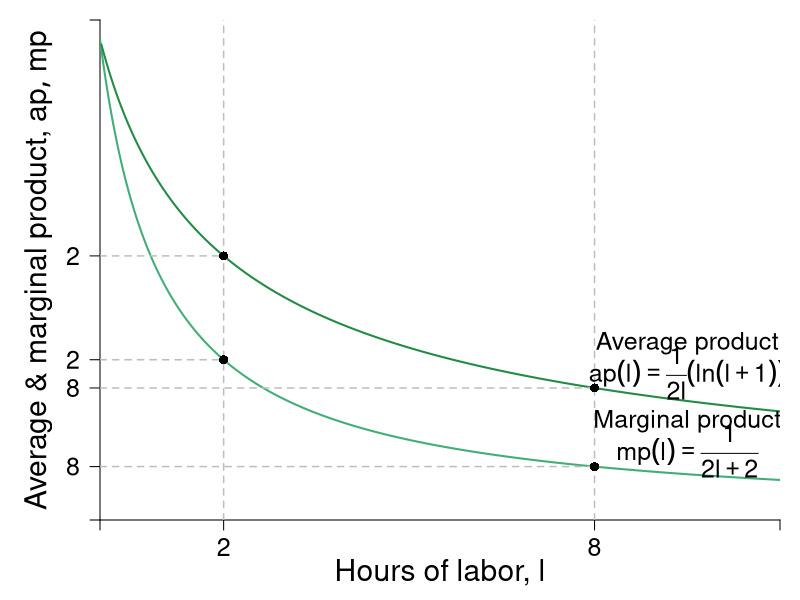

R code for this plot:
require(shape)
pdf(file = "specprodexch/production_drs_apmp.pdf", width = 9, height = 7)

#Set parameters for graphics
axislabelsize <- 1.8
labelsize <- 1.5
namesize <- 1.8
annotatesize <- 1.5
graphlinewidth <- 2
segmentlinewidth <- 1.5

COL <- c("#7fc97f", "#beaed4", "#fdc086", "#ffff99", "#386cb0", "#f0027f", "#bf5b17", "#666666")
COLA <- c("#99d8c9","#66c2a4","#41ae76", "#238b45", "#005824")
COLB <- c("#4eb3d3", "#2b8cbe", "#0868ac","#084081")

#Edited the margins to cater for the larger LHS labels
par(mar =  c(4, 5, 1, 1))


prodFn <- function(l, k = 0.5) {
  k*log(l + 1)
}

MprodFn <- function(l, k = 0.5) {
  k*(1/(l + 1))
}

AprodFn <- function(l, k = 0.5) {
  (k*log(l + 1))/l
}

Mpline <- function(l, constant = 0.3181472, slope = 0.125){
  constant + slope*l
}
xlims <- c(0, 11)
ylims <- c(0, 0.52)

npts <- 501 
x <- seq(xlims[1], xlims[2], length.out = npts)
y <- seq(ylims[1], ylims[2], length.out = npts) 
a <- c(13, 15, 17)

plot(0, 0, xlim = xlims, ylim = ylims, type = "n",
     xlab = expression(paste("")),
     ylab = expression(paste("")), 
     xaxt = "n", 
     yaxt = "n", 
     bty = "n",
     xaxs="i", 
     yaxs="i")


ticksy <- c(0, AprodFn(l = 2, k = 0.5), MprodFn(l = 2, k = 0.5), AprodFn(l = 8, k = 0.5), MprodFn(l = 8, k = 0.5), ylims[2])
ylabels <- c(NA, expression(paste(2)), expression(paste(2)), expression(paste(8)), expression(paste(8)), NA)
ticksx <- c(0, 2, 8, xlims[2])
xlabels <- c(NA, 2, 8, NA)

axis(1, at = ticksx, pos = 0, labels = xlabels, cex.axis = labelsize)
axis(2, at = ticksy, pos = 0, labels = ylabels, las = 1, cex.axis = labelsize)

npts <- 500 
xx1 <- seq(xlims[1], xlims[2], length.out = npts)

xx3 <- seq(1, 3, length.out = npts)
xx4 <- seq(5, 7, length.out = npts)

lines(xx1, MprodFn(xx1, k = 0.5), col = COLA[3], lwd = graphlinewidth)
lines(xx1, AprodFn(xx1, k = 0.5), col = COLA[4], lwd = graphlinewidth)

#Axis Labels
mtext(expression(paste("Hours of labor, ", l)), side = 1, line = 2.5, cex = axislabelsize)
text(-1, 0.5*ylims[2], expression(paste("Average & marginal product, ", list(ap,mp) )), xpd = TRUE, cex = axislabelsize, srt = 90) 

#Margin
segments(8, 0, 8, ylims[2], lty = 2, col = "gray" , lwd = segmentlinewidth)
segments(0, MprodFn(l = 8, k = 0.5), 8, MprodFn(l = 8, k = 0.5), lty = 2, col = "gray" , lwd = segmentlinewidth)
segments(0, AprodFn(l = 8, k = 0.5), 8, AprodFn(l = 8, k = 0.5), lty = 2, col = "gray" , lwd = segmentlinewidth)
points(8, MprodFn(l = 8, k = 0.5), pch = 16, col = "black", cex = 1.2)
points(8, AprodFn(l = 8, k = 0.5), pch = 16, col = "black", cex = 1.2)
segments(2, 0, 2, ylims[2], lty = 2, col = "gray" , lwd = segmentlinewidth)
segments(0, MprodFn(l = 2, k = 0.5), 2, MprodFn(l = 2, k = 0.5), lty = 2, col = "gray" , lwd = segmentlinewidth)
segments(0, AprodFn(l = 2, k = 0.5), 2, AprodFn(l = 2, k = 0.5), lty = 2, col = "gray" , lwd = segmentlinewidth)
points(2, MprodFn(l = 2, k = 0.5), pch = 16, col = "black", cex = 1.2)
points(2, AprodFn(l = 2, k = 0.5), pch = 16, col = "black", cex = 1.2)

#Label the iso-welfare functions for the HG, Aisha
text(8.2, 1.1, expression(paste("Total Product")))
text(8.2, 1, expression(x == frac(1,50)*(l)^2))


#Marginal Product
#text(6, 0.1, expression(paste("Slope of tangent line")))
text(9.5, MprodFn(l = 9.5, k = 0.5) + 0.055, expression(paste("Marginal product")), cex = annotatesize)
text(9.5, MprodFn(l = 9.5, k = 0.5) + 0.025, expression(paste(mp(l) == frac(1,'2l'+2))), cex = annotatesize)

#Average Product
text(9.5, AprodFn(l = 9.5, k = 0.5) + 0.06, expression(paste("Average product")), cex = annotatesize)
text(9.5, AprodFn(l = 9.5, k = 0.5) + 0.03, expression(paste(ap(l) == frac(1,'2l')*(ln('l'+1)) )), cex = annotatesize)


dev.off()
